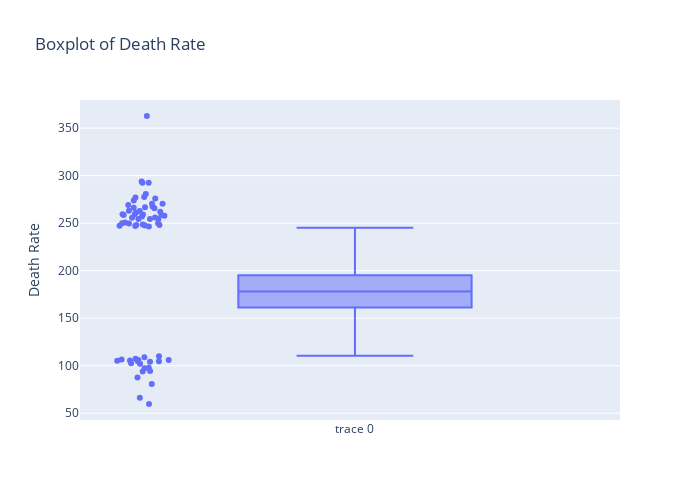

The code cell stored with this chart in its notebook:
### Markdown cell above
#### Interpretation of Histogram 

- The values are grouped into bins along the x-axis. The height of the bar indicates how many values of the data set fall into that bin.  
- In this histogram, it shows all of the death rates where in x-axis is the death rate divided in bins and y-axis is the number of counties in that bin. 
- 0-100 is the first bin which includes death between 0-100, 100-200 is the second bin which includes death between 100-200 and so on. 

With the help of this, we will be able to answer following questions:- 

- Where is the center of the data?
- What is the spread of the data? What is the range?
- What is the shape of the data? For example, is it symmetric, skewed, uniform, or bimodal?

**To Note:-** 

- A number line (typically the x-axis) spans from the minimum value to the maximum value for one numeric variable of the data set.

- This number line is broken into equally sized intervals, called bins, covering the range of values in the data. 

- A histogram shows how frequently a value falls into a particular bin.

- The height of each bar represents the number of values in the data set that fall within a particular bin. 

- When the y-axis is labeled as "count" or "number", the numbers along the y-axis tend to be discrete positive integers. The height of each bar represents the amount of data points that fall within each bin.

- A histogram makes it easy to see which values are most common and which values are least common in a data set.

Look at :- https://www.labxchange.org/library/items/lb:LabXchange:10d3270e:html:1#:~:text=A%20histogram%20shows%20how%20frequently,to%20be%20discrete%20positive%20integers. 

**Observations:-** 

- Slightly Positively Skewed Data 
- There are outliers as well (be careful) 
- Normal Distributed Data
- Mean is greater than median (slightly positively skewed data)
- There are 3 peaks in the data (bimodal data)

### Code cell
import plotly.graph_objects as go

fig = go.Figure(data=[go.Box(y=data['target_deathrate'], boxpoints='outliers', jitter=0.3, pointpos=-1.8)])
fig.update_layout(
    title='Boxplot of Death Rate',
    yaxis_title='Death Rate',
    width=700,
    height=500)
fig.show()

### Figure 1 — Plotly figure (JSON) as saved in the notebook; plotly's stock layout.template omitted (floating-point values rounded to 4 significant figures; data arrays with more than 128 entries replaced by an {"elided": "..."} marker saying what was removed)
{"data": [{"boxpoints": "outliers", "jitter": 0.3, "pointpos": -1.8, "type": "box", "y": {"elided": "3047 float values"}}], "layout": {"height": 500, "title": {"text": "Boxplot of Death Rate"}, "width": 700, "yaxis": {"title": {"text": "Death Rate"}}}}
